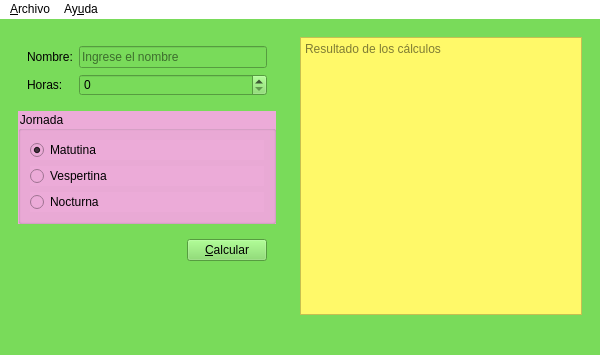
<?xml version="1.0" encoding="UTF-8"?>
<ui version="4.0">
 <class>Salarios</class>
 <widget class="QMainWindow" name="Salarios">
  <property name="geometry">
   <rect>
    <x>0</x>
    <y>0</y>
    <width>600</width>
    <height>355</height>
   </rect>
  </property>
  <property name="minimumSize">
   <size>
    <width>600</width>
    <height>0</height>
   </size>
  </property>
  <property name="windowTitle">
   <string>Salarios</string>
  </property>
  <property name="windowIcon">
   <iconset resource="recursos.qrc">
    <normaloff>:/recursos/salario.png</normaloff>:/recursos/salario.png</iconset>
  </property>
  <property name="styleSheet">
   <string notr="true">background-color: rgb(60, 171, 25);
background-color: rgb(121, 219, 90);</string>
  </property>
  <widget class="QWidget" name="centralwidget">
   <layout class="QHBoxLayout" name="horizontalLayout_2">
    <item>
     <widget class="QWidget" name="widget" native="true">
      <property name="minimumSize">
       <size>
        <width>250</width>
        <height>0</height>
       </size>
      </property>
      <property name="maximumSize">
       <size>
        <width>300</width>
        <height>16777215</height>
       </size>
      </property>
      <layout class="QVBoxLayout" name="verticalLayout_2">
       <item>
        <widget class="QWidget" name="widget_3" native="true">
         <layout class="QFormLayout" name="formLayout">
          <item row="0" column="0">
           <widget class="QLabel" name="label">
            <property name="styleSheet">
             <string notr="true">color: rgb(0, 0, 0);</string>
            </property>
            <property name="text">
             <string>Nombre:</string>
            </property>
           </widget>
          </item>
          <item row="0" column="1">
           <widget class="QLineEdit" name="inNombre">
            <property name="placeholderText">
             <string>Ingrese el nombre</string>
            </property>
           </widget>
          </item>
          <item row="1" column="0">
           <widget class="QLabel" name="label_2">
            <property name="styleSheet">
             <string notr="true">color: rgb(0, 0, 0);</string>
            </property>
            <property name="text">
             <string>Horas:</string>
            </property>
           </widget>
          </item>
          <item row="1" column="1">
           <widget class="QSpinBox" name="inHoras"/>
          </item>
         </layout>
        </widget>
       </item>
       <item>
        <widget class="QGroupBox" name="groupBox">
         <property name="styleSheet">
          <string notr="true">background-color: rgb(236, 171, 216);</string>
         </property>
         <property name="title">
          <string>Jornada</string>
         </property>
         <layout class="QVBoxLayout" name="verticalLayout">
          <item>
           <widget class="QRadioButton" name="inMatutina">
            <property name="text">
             <string>Matutina</string>
            </property>
            <property name="checked">
             <bool>true</bool>
            </property>
           </widget>
          </item>
          <item>
           <widget class="QRadioButton" name="inVespertina">
            <property name="text">
             <string>Vespertina</string>
            </property>
           </widget>
          </item>
          <item>
           <widget class="QRadioButton" name="inNocturna">
            <property name="text">
             <string>Nocturna</string>
            </property>
           </widget>
          </item>
         </layout>
        </widget>
       </item>
       <item>
        <widget class="QWidget" name="widget_4" native="true">
         <layout class="QHBoxLayout" name="horizontalLayout">
          <item>
           <spacer name="horizontalSpacer">
            <property name="orientation">
             <enum>Qt::Horizontal</enum>
            </property>
            <property name="sizeHint" stdset="0">
             <size>
              <width>151</width>
              <height>20</height>
             </size>
            </property>
           </spacer>
          </item>
          <item>
           <widget class="QPushButton" name="btnCalcular">
            <property name="text">
             <string>&amp;Calcular</string>
            </property>
           </widget>
          </item>
         </layout>
        </widget>
       </item>
       <item>
        <spacer name="verticalSpacer">
         <property name="orientation">
          <enum>Qt::Vertical</enum>
         </property>
         <property name="sizeHint" stdset="0">
          <size>
           <width>20</width>
           <height>70</height>
          </size>
         </property>
        </spacer>
       </item>
      </layout>
     </widget>
    </item>
    <item>
     <widget class="QWidget" name="widget_2" native="true">
      <property name="minimumSize">
       <size>
        <width>300</width>
        <height>0</height>
       </size>
      </property>
      <layout class="QVBoxLayout" name="verticalLayout_3">
       <item>
        <widget class="QPlainTextEdit" name="outCalculos">
         <property name="styleSheet">
          <string notr="true">background-color: rgb(255, 249, 105);</string>
         </property>
         <property name="readOnly">
          <bool>true</bool>
         </property>
         <property name="placeholderText">
          <string>Resultado de los cálculos</string>
         </property>
        </widget>
       </item>
      </layout>
     </widget>
    </item>
   </layout>
  </widget>
  <widget class="QMenuBar" name="menubar">
   <property name="geometry">
    <rect>
     <x>0</x>
     <y>0</y>
     <width>600</width>
     <height>22</height>
    </rect>
   </property>
   <property name="styleSheet">
    <string notr="true">background-color: rgb(255, 255, 255);</string>
   </property>
   <widget class="QMenu" name="menuArchivo">
    <property name="title">
     <string>&amp;Archivo</string>
    </property>
    <addaction name="actionNuevo"/>
    <addaction name="actionAbrir"/>
    <addaction name="actionGuardar"/>
    <addaction name="separator"/>
    <addaction name="actionCalcular"/>
    <addaction name="separator"/>
    <addaction name="actionSalir"/>
   </widget>
   <widget class="QMenu" name="menuAyuda">
    <property name="title">
     <string>Ay&amp;uda</string>
    </property>
    <addaction name="actionAcerca_de"/>
   </widget>
   <addaction name="menuArchivo"/>
   <addaction name="menuAyuda"/>
  </widget>
  <widget class="QStatusBar" name="statusbar"/>
  <action name="actionNuevo">
   <property name="icon">
    <iconset resource="recursos.qrc">
     <normaloff>:/recursos/agregar-archivo.png</normaloff>:/recursos/agregar-archivo.png</iconset>
   </property>
   <property name="text">
    <string>&amp;Nuevo</string>
   </property>
   <property name="shortcut">
    <string>Ctrl+N</string>
   </property>
  </action>
  <action name="actionAbrir">
   <property name="icon">
    <iconset resource="recursos.qrc">
     <normaloff>:/recursos/abrir-documento.png</normaloff>:/recursos/abrir-documento.png</iconset>
   </property>
   <property name="text">
    <string>&amp;Abrir</string>
   </property>
   <property name="shortcut">
    <string>Ctrl+A</string>
   </property>
  </action>
  <action name="actionGuardar">
   <property name="icon">
    <iconset resource="recursos.qrc">
     <normaloff>:/recursos/guardar-el-archivo.png</normaloff>:/recursos/guardar-el-archivo.png</iconset>
   </property>
   <property name="text">
    <string>&amp;Guardar</string>
   </property>
   <property name="shortcut">
    <string>Ctrl+S</string>
   </property>
  </action>
  <action name="actionCalcular">
   <property name="icon">
    <iconset resource="recursos.qrc">
     <normaloff>:/recursos/presupuesto.png</normaloff>:/recursos/presupuesto.png</iconset>
   </property>
   <property name="text">
    <string>&amp;Calcular</string>
   </property>
   <property name="shortcut">
    <string>F1</string>
   </property>
  </action>
  <action name="actionSalir">
   <property name="icon">
    <iconset resource="recursos.qrc">
     <normaloff>:/recursos/cerrar-sesion.png</normaloff>:/recursos/cerrar-sesion.png</iconset>
   </property>
   <property name="text">
    <string>&amp;Salir</string>
   </property>
   <property name="shortcut">
    <string>Ctrl+Q</string>
   </property>
  </action>
  <action name="actionAcerca_de">
   <property name="icon">
    <iconset resource="recursos.qrc">
     <normaloff>:/recursos/acerca-de.png</normaloff>:/recursos/acerca-de.png</iconset>
   </property>
   <property name="text">
    <string>Acerca de Salarios</string>
   </property>
  </action>
 </widget>
 <resources>
  <include location="recursos.qrc"/>
 </resources>
 <connections/>
</ui>
